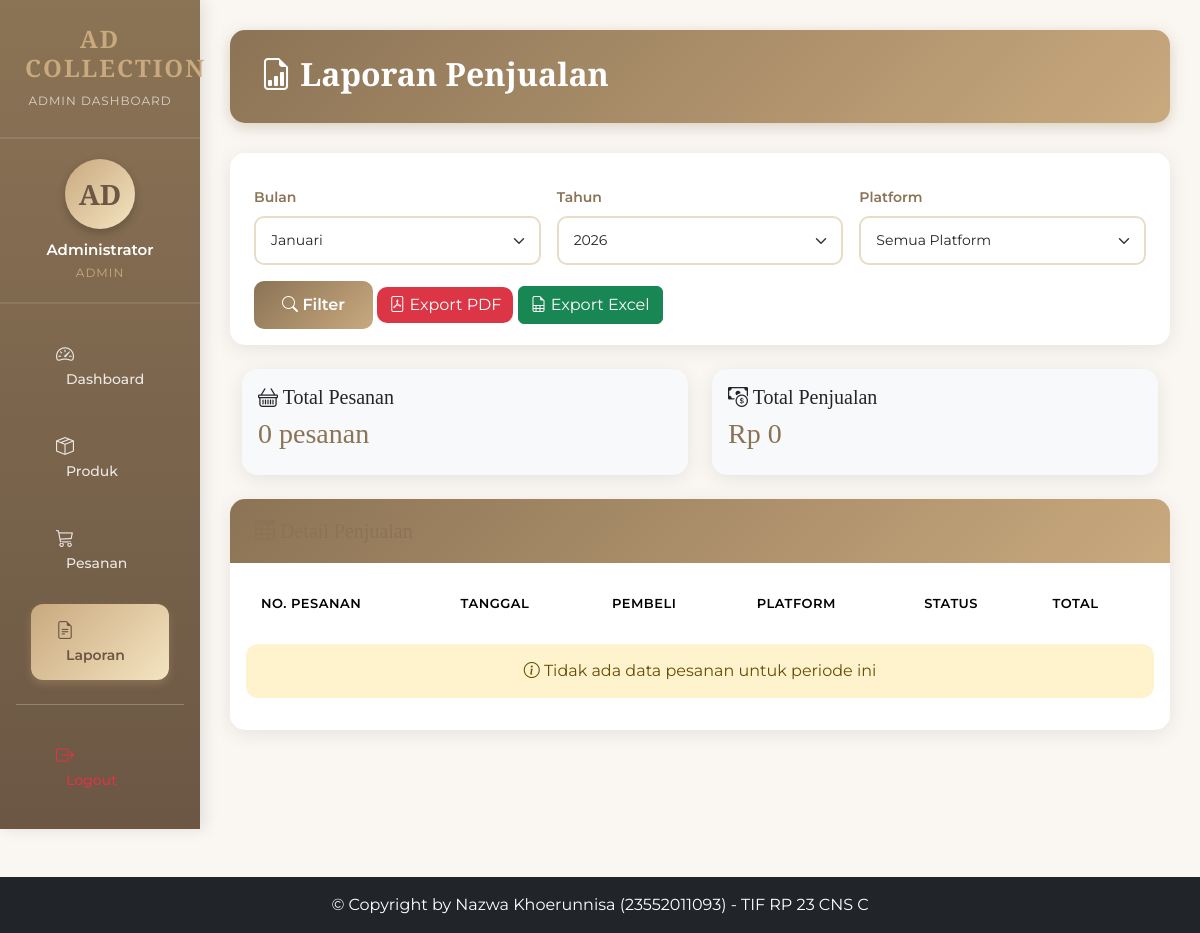
Page /reports/index.php (signed in) on the earlier database version.
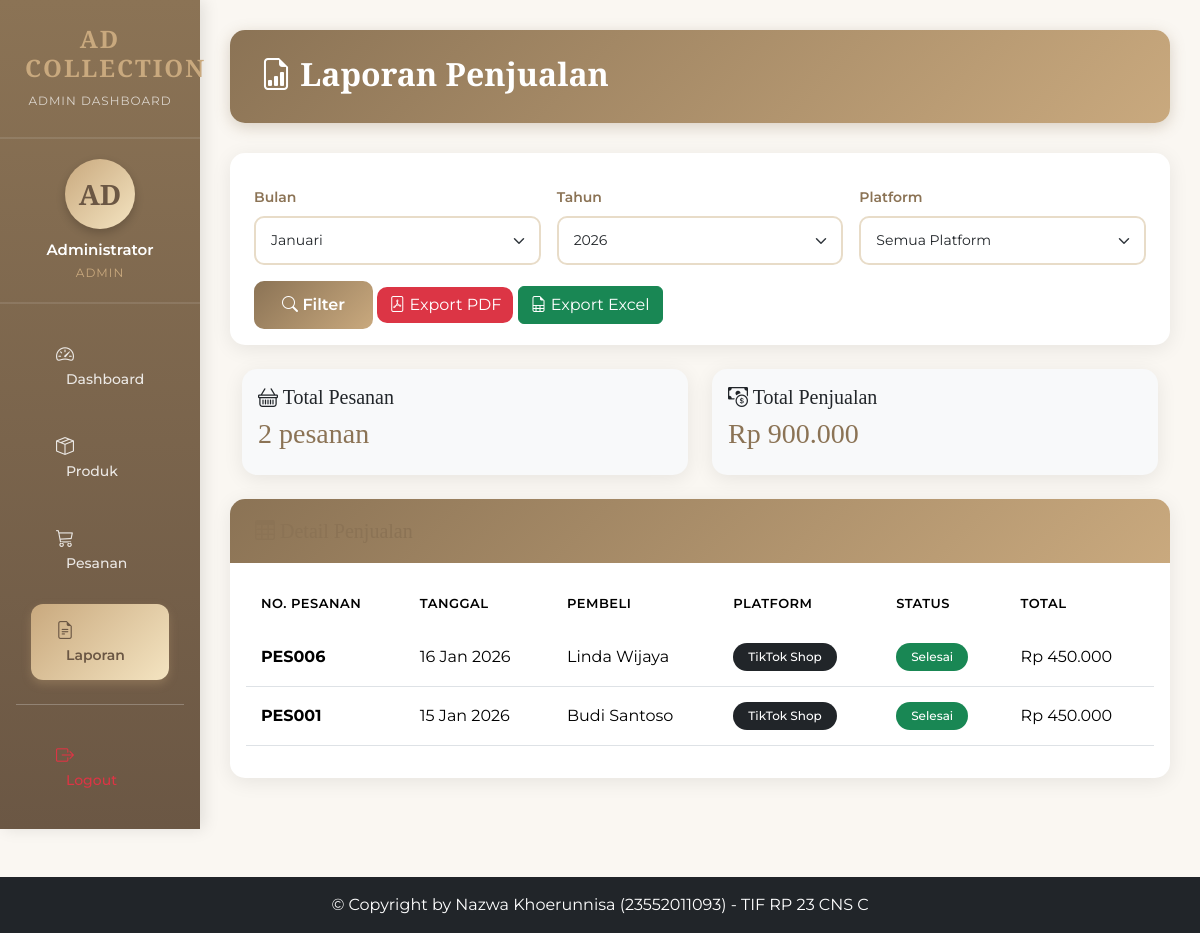
Same page on the later database version.
### tables this page shows
CREATE TABLE IF NOT EXISTS orders (
    id INT PRIMARY KEY AUTO_INCREMENT,
    nomor_pesanan VARCHAR(50) UNIQUE NOT NULL,
    user_id INT,
    nama_pembeli VARCHAR(100) NOT NULL,
    email_pembeli VARCHAR(100),
    nomor_telepon VARCHAR(15),
    alamat_pengiriman TEXT,
    platform ENUM('tiktok', 'shopee', 'manual') DEFAULT 'manual',
    status ENUM('pending', 'proses', 'dikirim', 'selesai', 'batal') DEFAULT 'pending',
    total DECIMAL(12, 2) NOT NULL,
    tanggal DATE NOT NULL,
    catatan TEXT,
    created_at TIMESTAMP DEFAULT CURRENT_TIMESTAMP,
    updated_at TIMESTAMP DEFAULT CURRENT_TIMESTAMP ON UPDATE CURRENT_TIMESTAMP,
    FOREIGN KEY (user_id) REFERENCES users(id) ON DELETE SET NULL
);

### config/database.php (called while the page is built, shortened)
<?php
function rupiah($angka) {
    return "Rp " . number_format($angka, 0, ',', '.');
}
function tanggal_indo($tanggal) {
    $bulan = [1 => 'Jan', 'Feb', 'Mar', 'Apr', 'Mei', 'Jun', 'Jul', 'Agu', 'Sep', 'Okt', 'Nov', 'Des'];
    $pecah = explode('-', $tanggal);
    return $pecah[2] . ' ' . $bulan[(int)$pecah[1]] . ' ' . $pecah[0];
}
?>

### reports/index.php (the view, shortened to what the changed rows need)
<?php
require_once '../config/database.php';
$filter_bulan = $_GET['bulan'] ?? date('m');
$filter_tahun = $_GET['tahun'] ?? date('Y');
$bulan_int = (int)$filter_bulan;
$tahun_int = (int)$filter_tahun;
$query = "SELECT * FROM orders WHERE MONTH(tanggal) = $bulan_int AND YEAR(tanggal) = $tahun_int AND status = 'selesai'";
$query .= " ORDER BY tanggal DESC";
$reports = mysqli_query($conn, $query);
$total_query = "SELECT COUNT(*) as total_pesanan, SUM(total) as total_penjualan FROM orders
                WHERE MONTH(tanggal) = $bulan_int AND YEAR(tanggal) = $tahun_int AND status = 'selesai'";
$total_result = mysqli_query($conn, $total_query);
$summary = mysqli_fetch_assoc($total_result);
include '../includes/header.php';
?>
<div class="container-fluid">
    <div class="row">
        <main class="col-12 col-md-10 main-content">
            <div class="page-header">
                <h2><i class="bi bi-file-earmark-bar-graph"></i> Laporan Penjualan</h2>
            </div>
            <div class="row mb-4">
                <div class="col-md-6">
                    <div class="card bg-light">
                        <div class="card-body">
                            <h5 class="card-title"><i class="bi bi-basket"></i> Total Pesanan</h5>
                            <h3><?= $summary['total_pesanan'] ?? 0; ?> pesanan</h3>
                        </div>
                    </div>
                </div>
                <div class="col-md-6">
                    <div class="card bg-light">
                        <div class="card-body">
                            <h5 class="card-title"><i class="bi bi-cash-coin"></i> Total Penjualan</h5>
                            <h3><?= rupiah($summary['total_penjualan'] ?? 0); ?></h3>
                        </div>
                    </div>
                </div>
            </div>
            <div class="card">
                <div class="card-body">
                    <div class="table-responsive">
                        <table class="table table-hover">
                            <thead>
                                <tr>
                                    <th>No. Pesanan</th>
                                    <th>Tanggal</th>
                                    <th>Pembeli</th>
                                    <th>Platform</th>
                                    <th>Status</th>
                                    <th>Total</th>
                                </tr>
                            </thead>
                            <tbody>
                                <?php while ($row = mysqli_fetch_assoc($reports)): ?>
                                    <tr>
                                        <td><strong><?= $row['nomor_pesanan']; ?></strong></td>
                                        <td><?= tanggal_indo($row['tanggal']); ?></td>
                                        <td><?= $row['nama_pembeli']; ?></td>
                                        <td>
                                            <?php if ($row['platform'] == 'tiktok'): ?>
                                                <span class="badge bg-dark">TikTok Shop</span>
                                            <?php elseif ($row['platform'] == 'shopee'): ?>
                                                <span class="badge bg-warning">Shopee</span>
                                            <?php else: ?>
                                                <span class="badge bg-secondary">Manual</span>
                                            <?php endif; ?>
                                        </td>
                                        <td>
                                            <?php
                                            $status_colors = [
                                                'pending' => 'secondary',
                                                'proses' => 'warning',
                                                'dikirim' => 'info',
                                                'selesai' => 'success',
                                                'batal' => 'danger'
                                            ];
                                            $status_label = [
                                                'pending' => 'Pending',
                                                'proses' => 'Proses',
                                                'dikirim' => 'Dikirim',
                                                'selesai' => 'Selesai',
                                                'batal' => 'Batal'
                                            ];
                                            ?>
                                            <span class="badge bg-<?= $status_colors[$row['status']] ?? 'secondary'; ?>">
                                                <?= $status_label[$row['status']] ?? $row['status']; ?>
                                            </span>
                                        </td>
                                        <td><?= rupiah($row['total']); ?></td>
                                    </tr>
                                <?php endwhile; ?>
                            </tbody>
                        </table>
                        <?php if (mysqli_num_rows($reports) == 0): ?>
                            <div class="alert alert-warning text-center">
                                <i class="bi bi-info-circle"></i> Tidak ada data pesanan untuk periode ini
                            </div>
                        <?php endif; ?>
                    </div>
                </div>
            </div>
        </main>
    </div>
</div>
<?php include '../includes/footer.php'; ?>

Differences in the rows shown:
added orders: nomor_pesanan "PES006", tanggal "16 Jan 2026", nama_pembeli "Linda Wijaya", platform "TikTok Shop", status "Selesai", total "Rp 450.000"
now on this page (row edited): orders: nomor_pesanan "PES001", tanggal "15 Jan 2026", nama_pembeli "Budi Santoso", platform "TikTok Shop", status "Selesai", total "Rp 450.000"
Other differences:
$summary['total_pesanan']: "0" → "2"
rupiah($summary['total_penjualan'] ?? 0): "Rp 0" → "Rp 900.000"
text no longer shown: "Tidak ada data pesanan untuk periode ini"
